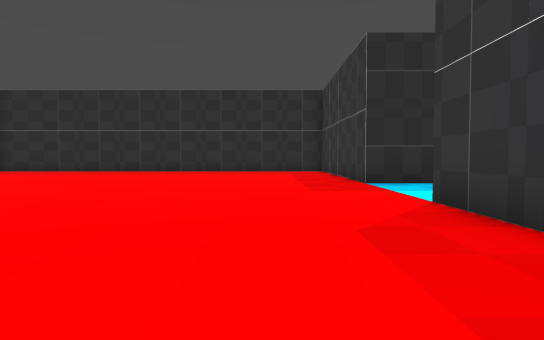
View 1 (above)

24 first-person views from a walk through a 3-D level made in the Godot game engine. The camera is 1.5 m above the floor, tilts 2° down and sees 75° across. The floor is counted in squares, 2.18 m on a side. Each view is taken from the middle of a square. On the plan, view 1 faces up. The plan holds only what a view shows up to about 11 squares ahead; the rest is blank. The place goes on beyond the plan.

View 2
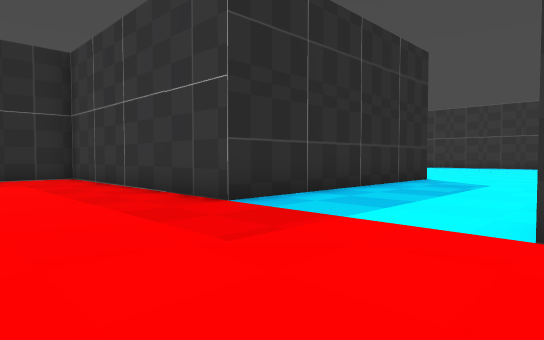

View 3
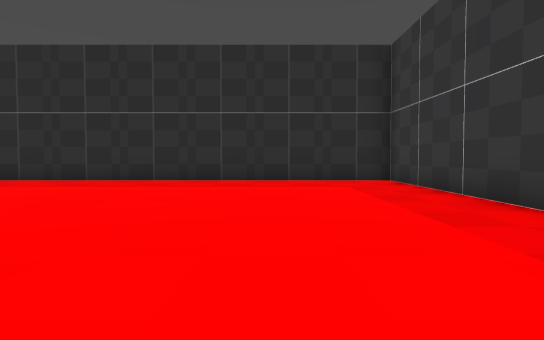

View 4
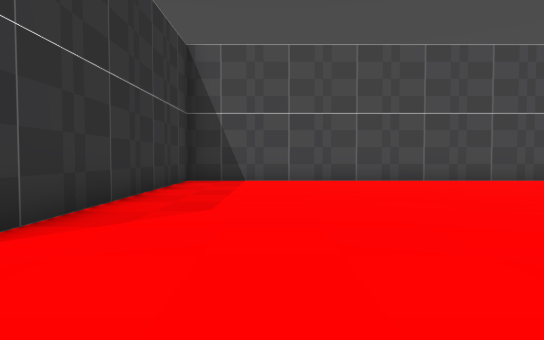

View 5
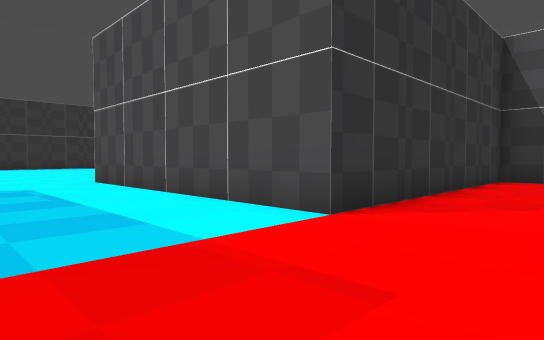

View 6
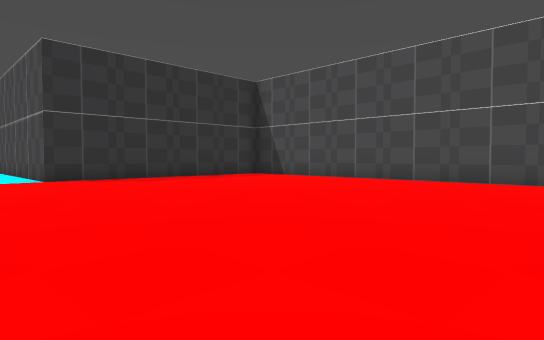

View 7
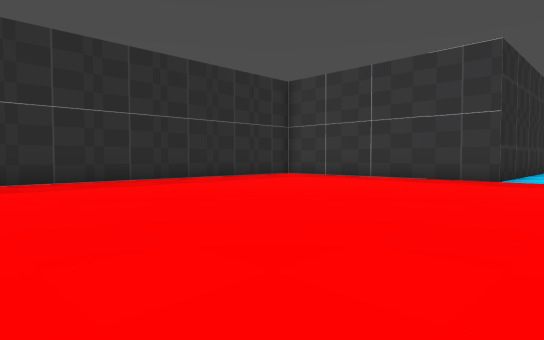

View 8
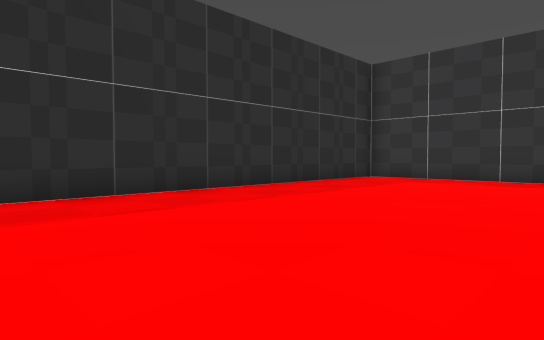

View 9
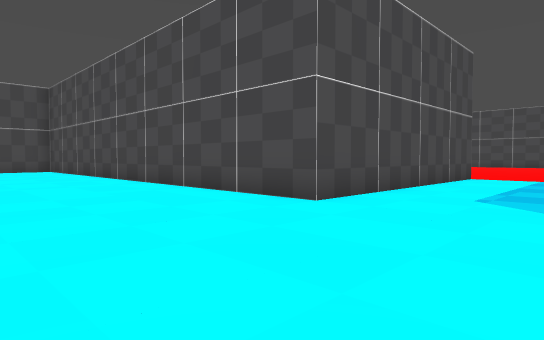

View 10
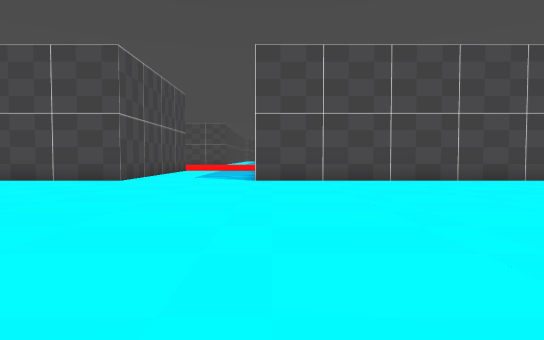

View 11
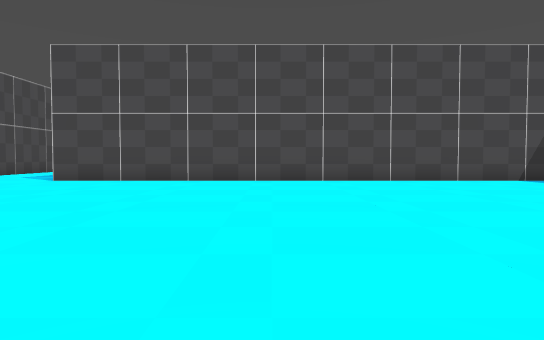

View 12
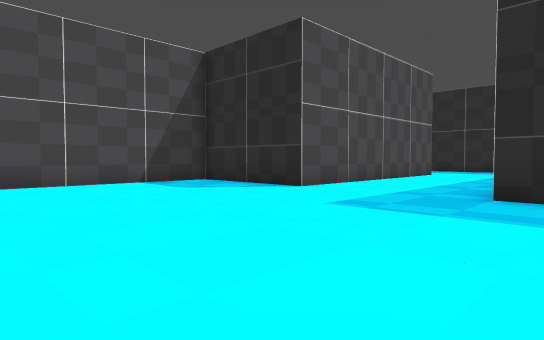

View 13
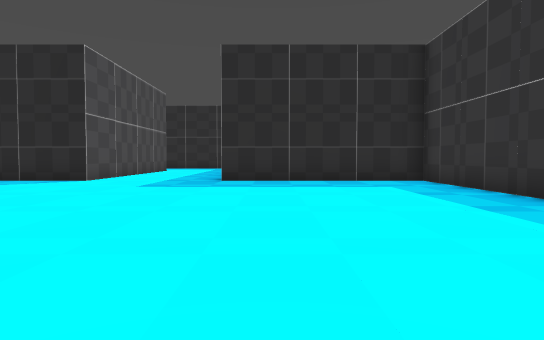

View 14
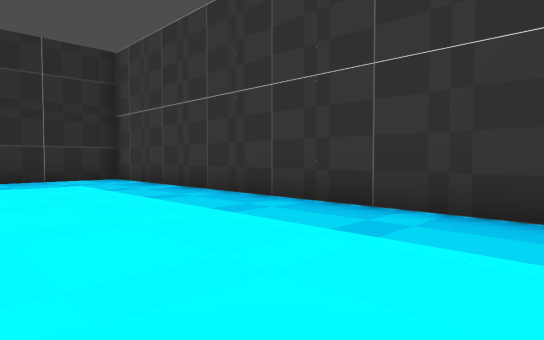

View 15
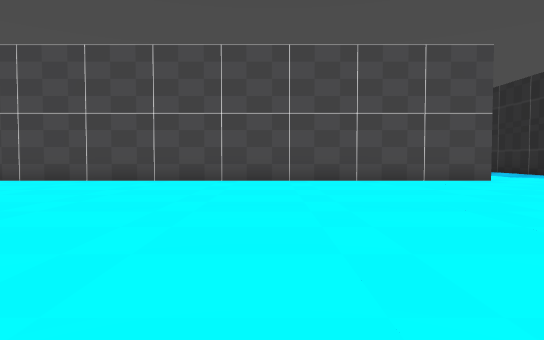

View 16
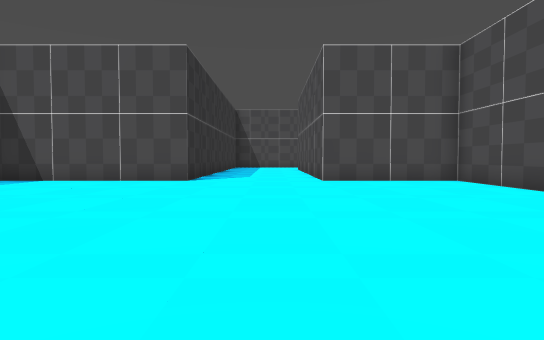

View 17
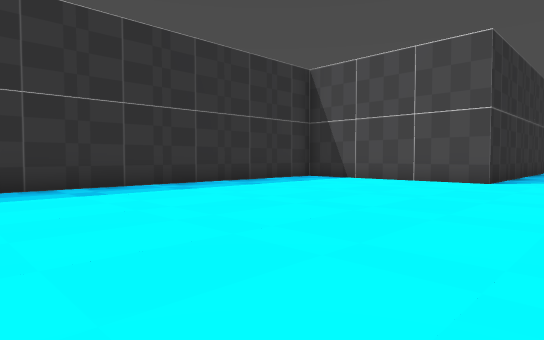

View 18
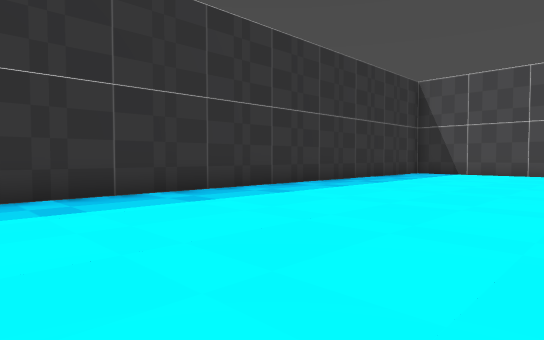

View 19
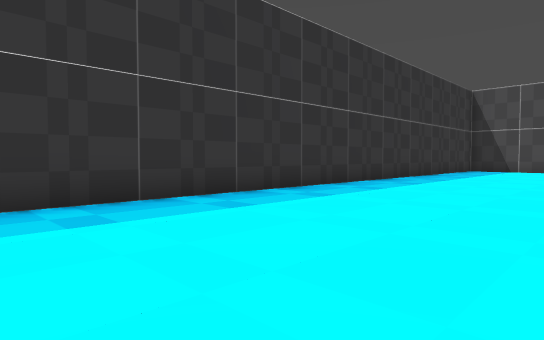

View 20
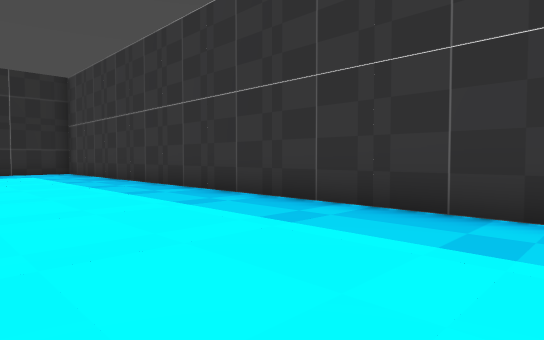

View 21
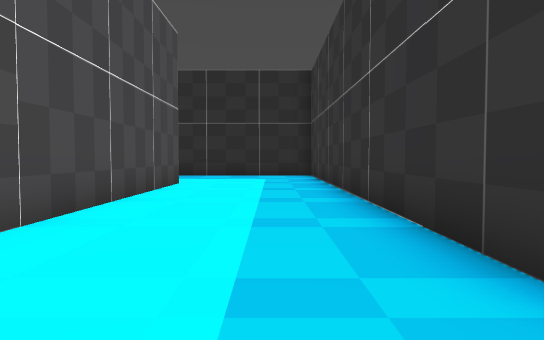

View 22
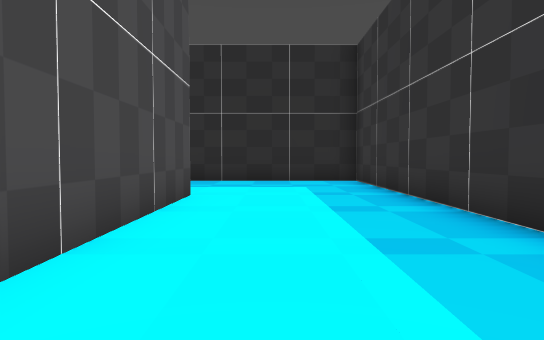

View 23
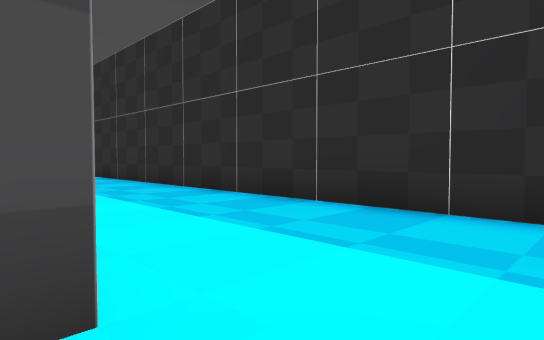

View 24
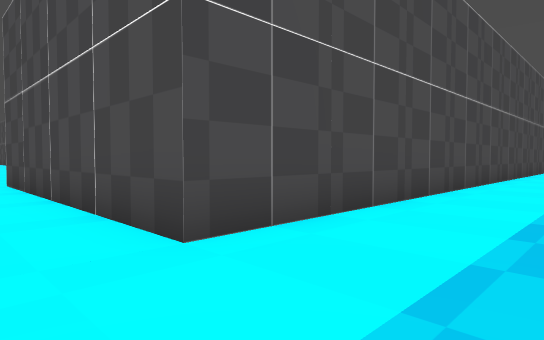

### Floor plan
Points are (right, up) in squares from view 1. A wall is a line through its corners. A room is listed if a view was taken in it or the views show most of it. See-through windows are left out.
Room 1 (views 1, 2, 3, 4, 5, 6, 7, 8)
walls: (-8.1, -2.5) (2.5, -2.5) (2.5, 5.5) (10.5, 5.5); (10.1, 9.5) (2.5, 9.5) (2.5, 17.5) (-9.1, 17.5)
ways out: opening at (10.2, 7.5) to room 2
Room 2 (views 9, 10, 11, 12, 13, 14, 15, 16, 17, 18, 19, 20, 21, 22, 23, 24)
walls: (10.5, 5.5) (10.5, -10.5) (14.5, -10.5); (10.5, 25.1) (10.5, 9.5); (18.5, 25.9) (18.5, 37.5) (4.9, 37.5); (24.5, -7.1) (24.5, 25.5) (18.5, 25.5); (2.9, 33.5) (14.5, 33.5) (14.5, 25.5) (10.9, 25.5); (18.5, -12.5) (18.5, -10.5) (24.1, -10.5)
ways out: opening at (10.2, 7.5) to room 1

Positions as (right, up) in squares from view 1, and headings:
1: (0, 0), facing up
2: (-1, 5), facing up-right
3: (-1, 7), facing up
4: (0, 8), facing down
5: (0, 9), facing down-right
6: (-9, 8), facing down-right
7: (-9, 7), facing up-right
8: (-9, 11), facing up-right
9: (15, 9), facing down-left
10: (21, 10), facing left
11: (21, 16), facing left
12: (20, 19), facing up-left
13: (20, 15), facing up
14: (20, 14), facing up-right
15: (21, -1), facing left
16: (16, 0), facing down
17: (16, 0), facing down-right
18: (18, 5), facing down-right
19: (19, 9), facing down-right
20: (20, 9), facing up-right
21: (17, 24), facing up
22: (16, 27), facing up
23: (16, 33), facing up-left
24: (16, 36), facing down-left
